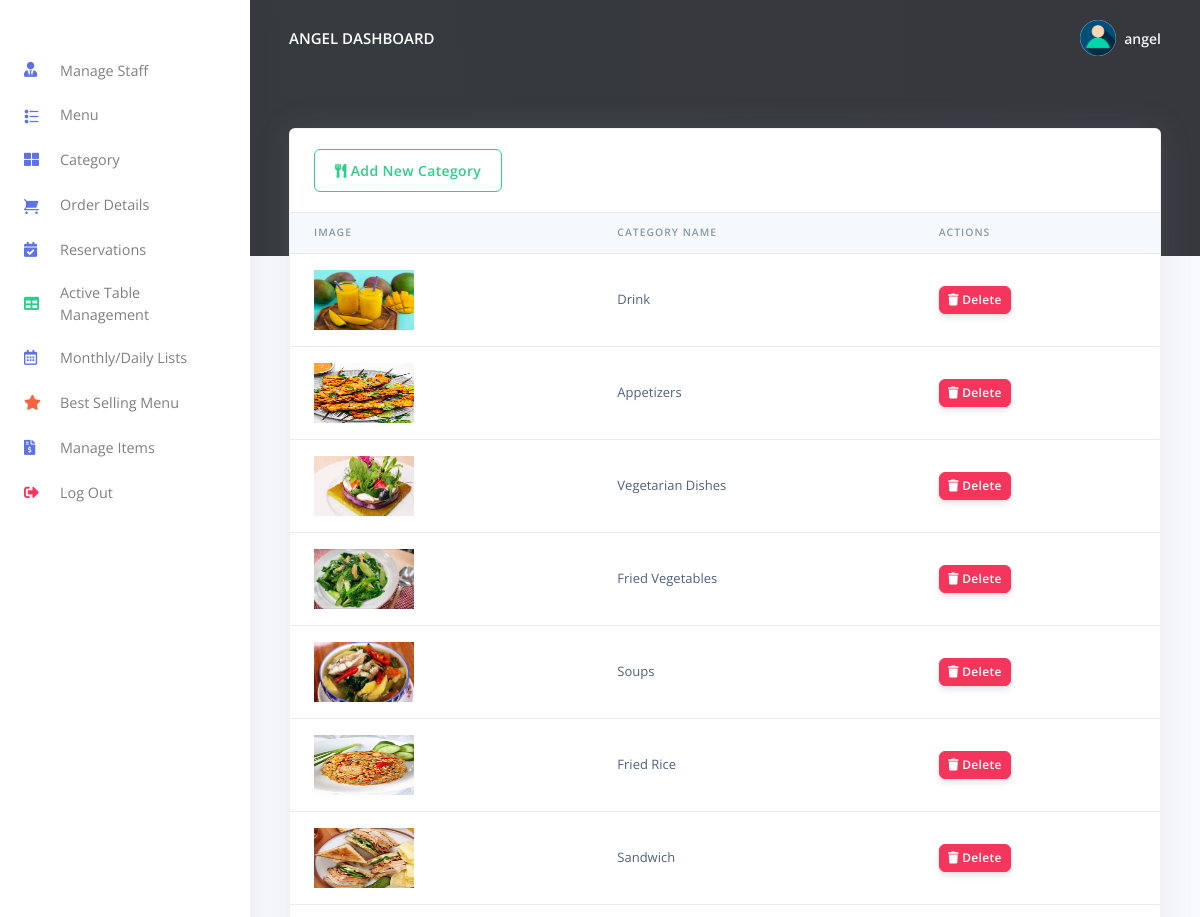
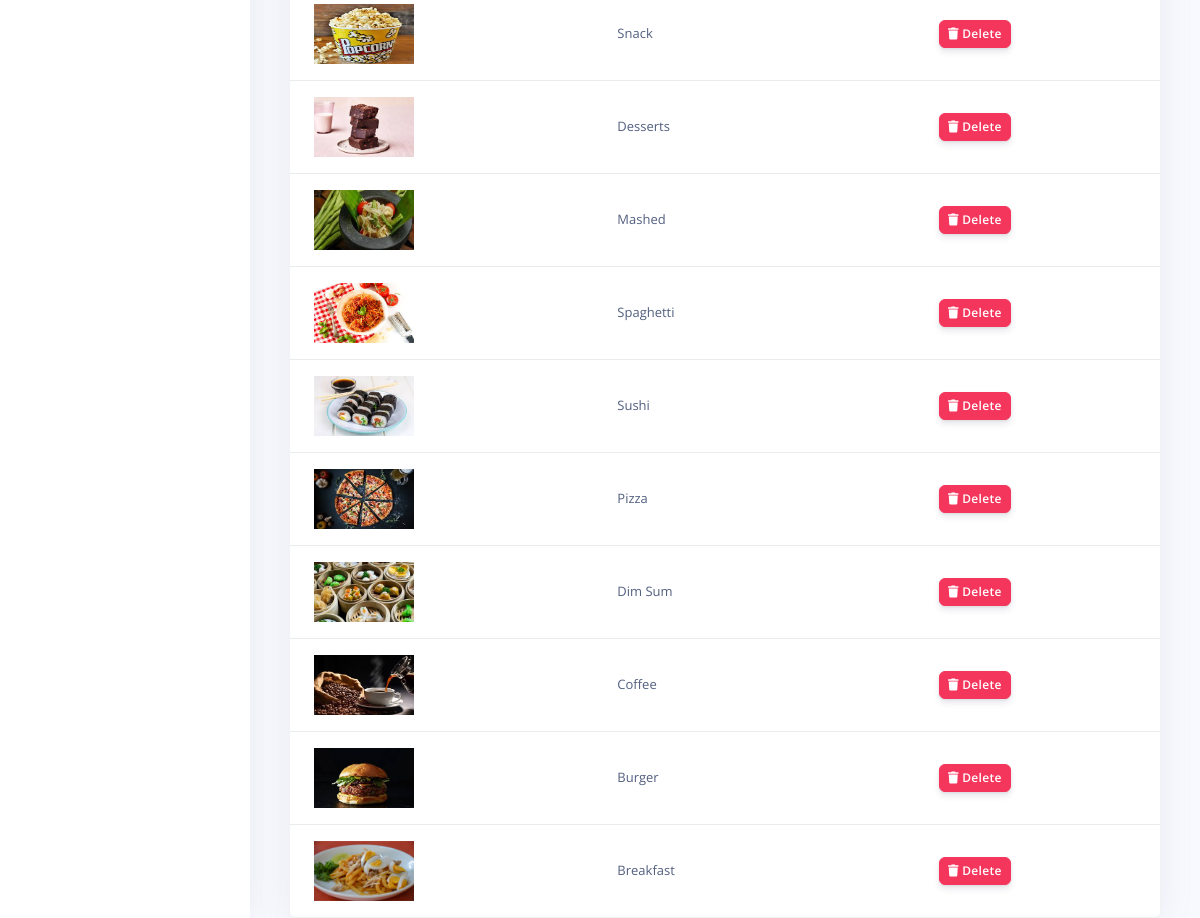
/admin/category.php (signed in), run on the app's committed database (2 pictures, top to bottom).
### tables this page shows
CREATE TABLE `system_admin` (
  `admin_id` int(10) UNSIGNED NOT NULL,
  `admin_name` varchar(50) NOT NULL,
  `admin_email` varchar(200) NOT NULL,
  `admin_password` varchar(50) NOT NULL
);

CREATE TABLE `food_category` (
  `f_id` int(30) NOT NULL,
  `category_name` text DEFAULT NULL,
  `status` tinyint(1) NOT NULL DEFAULT 1,
  `delete_flag` tinyint(1) NOT NULL DEFAULT 0,
  `category_image` varchar(100) NOT NULL
);

### admin/category.php (the view, shortened to what this page needs)
<?php
include('config/config.php');
require_once('partials/_head.php');
?>
<body>
  <?php
  require_once('partials/_sidebar.php');
  ?>
  <div class="main-content">
    <?php
    require_once('partials/_topnav.php');
    ?>
    <div class="container-fluid mt--8">
      <div class="row">
        <div class="col">
          <div class="card shadow">
            <div class="card-header border-0">
              <a href="add_category.php" class="btn btn-outline-success">
                <i class="fas fa-utensils"></i>
                Add New Category
              </a>
            </div>
            <div class="table-responsive">
              <table class="table align-items-center table-flush">
                <thead class="thead-light">
                  <tr>
                    <th scope="col">Image</th>
                    <th scope="col">Category Name</th>
                    <th scope="col">Actions</th>
                  </tr>
                </thead>
                <tbody>
                  <?php
                  $ret = "SELECT * FROM  food_category ";
                  $stmt = $mysqli->prepare($ret);
                  $stmt->execute();
                  $res = $stmt->get_result();
                  while ($prod = $res->fetch_object()) {
                  ?>
                    <tr>
                      <td>
                        <?php
                        if ($prod->category_image) {
                          echo "<img src='assets/img/menu/$prod->category_image' height='60' width='100' >";
                        }
                        ?>
                      </td>
                      <td> <?php echo $prod->category_name; ?> </td>
                      <td>
                        <a href="category.php?delete=<?php echo $prod->f_id; ?>">
                          <button class="btn btn-sm btn-danger">
                            <i class="fas fa-trash"></i>
                            Delete
                          </button>
                        </a>
                      </td>
                    </tr>
                  <?php } ?>
                </tbody>
              </table>
            </div>
          </div>
        </div>
      </div>
    </div>
  </div>
</body>
</html>

### admin/partials/_head.php (shortened to what this page needs)
<!DOCTYPE html>
<html>
<head>
    <link href="assets/vendor/nucleo/css/nucleo.css" rel="stylesheet">
    <link href="assets/vendor/@fortawesome/fontawesome-free/css/all.min.css" rel="stylesheet">
    <link type="text/css" href="assets/css/argon.css?v=1.0.0" rel="stylesheet">
</head>

### admin/partials/_sidebar.php (shortened to what this page needs)
<?php
$admin_id = $_SESSION['admin_id'];
$ret = "SELECT * FROM  system_admin  WHERE admin_id = '$admin_id'";
$stmt = $mysqli->prepare($ret);
$stmt->execute();
$res = $stmt->get_result();
while ($admin = $res->fetch_object()) {
?>
  <nav class="navbar navbar-vertical fixed-left navbar-expand-md navbar-light bg-white" id="sidenav-main">
    <div class="container-fluid">
      <div class="collapse navbar-collapse" id="sidenav-collapse-main">
        <ul class="navbar-nav">
          <li class="nav-item">
            <a class="nav-link" href="staffs.php">
              <i class="fas fa-user-tie text-primary"></i> Manage Staff
            </a>
          </li>
          <li class="nav-item">
            <a class="nav-link" href="menu.php">
              <i class="ni ni-bullet-list-67 text-primary"></i>Menu
            </a>
          </li>
          <li class="nav-item">
            <a class="nav-link" href="category.php">
            <i class="fas fa-th-large text-primary"></i>Category
            </a>
          </li>
          <li class="nav-item">
            <a class="nav-link" href="orders.php">
              <i class="ni ni-cart text-primary"></i> Order Details
            </a>
          </li>
          <li class="nav-item">
            <a class="nav-link" href="reservation.php">
            <i class="fas fa-calendar-check text-primary"></i>Reservations
            </a>
          </li>
          <li class="nav-item">
            <a class="nav-link" href="ActiveTables.php">
            <i class="fas fa-table text-success"></i>Active Table Management
            </a>
          </li>
          <li class="nav-item">
            <a class="nav-link" href="wavechart.php">
            <i class="far fa-calendar-alt text-primary"></i>Monthly/Daily Lists
            </a>
          </li>
          <li class="nav-item">
            <a class="nav-link" href="bestSelling.php">
            <i class="fas fa-star text-warning"></i>Best Selling Menu
            </a>
          </li>
          <li class="nav-item">
            <a class="nav-link" href="manage_item.php">
              <i class="fas fa-file-invoice-dollar text-primary"></i> Manage Items
            </a>
          </li>
        </ul>
        <ul class="navbar-nav mb-md-3">
          <li class="nav-item">
            <a class="nav-link" href="logout.php">
              <i class="fas fa-sign-out-alt text-danger"></i> Log Out
            </a>
          </li>
        </ul>
      </div>
    </div>
  </nav>
<?php } ?>

### admin/partials/_topnav.php (shortened to what this page needs)
<?php
$admin_id = $_SESSION['admin_id'];
$ret = "SELECT * FROM  system_admin  WHERE admin_id = '$admin_id'";
$stmt = $mysqli->prepare($ret);
$stmt->execute();
$res = $stmt->get_result();
while ($admin = $res->fetch_object()) {
?>
    <nav class="navbar navbar-top navbar-expand-md navbar-dark" id="navbar-main">
        <div class="container-fluid">
            <a class="h4 mb-0 text-white text-uppercase d-none d-lg-inline-block" href="dashboard.php"><?php echo $admin->admin_name; ?> Dashboard</a>
            <ul class="navbar-nav align-items-center d-none d-md-flex">
                <li class="nav-item dropdown">
                    <a class="nav-link pr-0" href="#" role="button" data-toggle="dropdown" aria-haspopup="true" aria-expanded="false">
                        <div class="media align-items-center">
                            <span class="avatar avatar-sm rounded-circle">
                                <img alt="Image placeholder" src="assets/img/theme/user-a-min.png">
                            </span>
                            <div class="media-body ml-2 d-none d-lg-block">
                                <span class="mb-0 text-sm  font-weight-bold"><?php echo $admin->admin_name; ?></span>
                            </div>
                        </div>
                    </a>
                </li>
            </ul>
        </div>
    </nav>
<?php } ?>

### data on the page
system_admin: admin_name "ANGEL", admin_name "angel"
food_category: category_image (picture), category_name "Drink"
food_category: category_image (picture), category_name "Appetizers"
food_category: category_image (picture), category_name "Vegetarian Dishes"
food_category: category_image (picture), category_name "Fried Vegetables"
food_category: category_image (picture), category_name "Soups"
food_category: category_image (picture), category_name "Fried Rice"
food_category: category_image (picture), category_name "Sandwich"
food_category: category_image (picture), category_name "Snack"
food_category: category_image (picture), category_name "Desserts"
food_category: category_image (picture), category_name "Mashed"
food_category: category_image (picture), category_name "Spaghetti"
food_category: category_image (picture), category_name "Sushi"
food_category: category_image (picture), category_name "Pizza"
food_category: category_image (picture), category_name "Dim Sum"
food_category: category_image (picture), category_name "Coffee"
food_category: category_image (picture), category_name "Burger"
food_category: category_image (picture), category_name "Breakfast"
